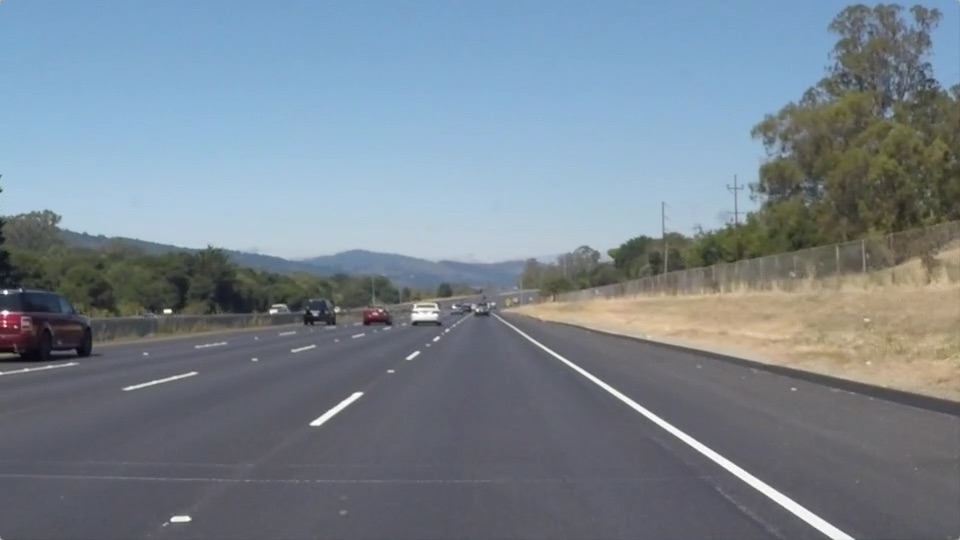
#> input picture data/solidWhiteRight.jpg, 960 x 540 px
$ jupyter execute demo.ipynb
#> lines starting #> are read from the running program, lines starting #| are printed output that depends on the picture; after the words box and inside, x2 and y2 are one past the last pixel; in counts of white or black regions, pixels touching at a corner belong together
### functions/irls.py
import numpy as np

def irls_fit(x, y, order=2, max_iter=50, tol=1e-6, eps=1e-6):
#> called with x = array of shape (50,), y = array of shape (50,), order = 2, max_iter = 50, tol = 1e-06, eps = 1e-06
    X = np.vstack([x**i for i in range(order, -1, -1)]).T
    beta = np.linalg.lstsq(X, y, rcond=None)[0]

    for _ in range(max_iter):
        residuals = y - X @ beta
        weights = 1.0 / (np.abs(residuals) + eps)
        W = np.diag(weights)
        beta_new = np.linalg.lstsq(W @ X, W @ y, rcond=None)[0]
        if np.linalg.norm(beta_new - beta) < tol:
            break
        beta = beta_new
    return beta

### notebooks/demo.ipynb
[cell 1]
import numpy as np
import matplotlib.pyplot as plt
import sys
sys.path.append("../functions")

from irls import irls_fit

# Generate noisy lane-like data
np.random.seed(0)
x = np.linspace(0, 100, 50)
y_true = 0.01 * x**2 + 0.3 * x + 10
y_noisy = y_true + np.random.randn(*x.shape) * 8

# Fit curve using IRLS
beta = irls_fit(x, y_noisy)
X_poly = np.vstack([x**i for i in range(2, -1, -1)]).T
y_fit = X_poly @ beta

# Plot results
plt.scatter(x, y_noisy, label="Noisy Data")
plt.plot(x, y_true, label="True Curve", linestyle="dashed")
plt.plot(x, y_fit, label="IRLS Fit", color="red")
plt.legend()
plt.title("IRLS Lane Curve Fitting")
plt.show()
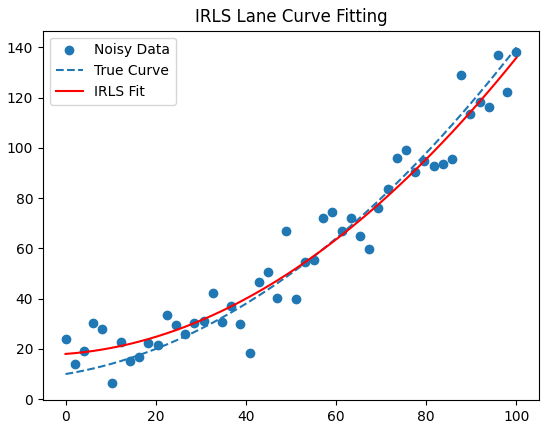
#> figure drawn by matplotlib, 1 panel; curve peaks at x = 100, y = 140; curve peaks at x = 100, y = 135.9

[cell 2]
import cv2

# Load and preprocess image
img = cv2.imread("../data/solidWhiteRight.jpg")
#> img is the input picture: shape (540, 960, 3); mean B, G, R 143.7, 132.6, 120.3
gray = cv2.cvtColor(img, cv2.COLOR_BGR2GRAY)
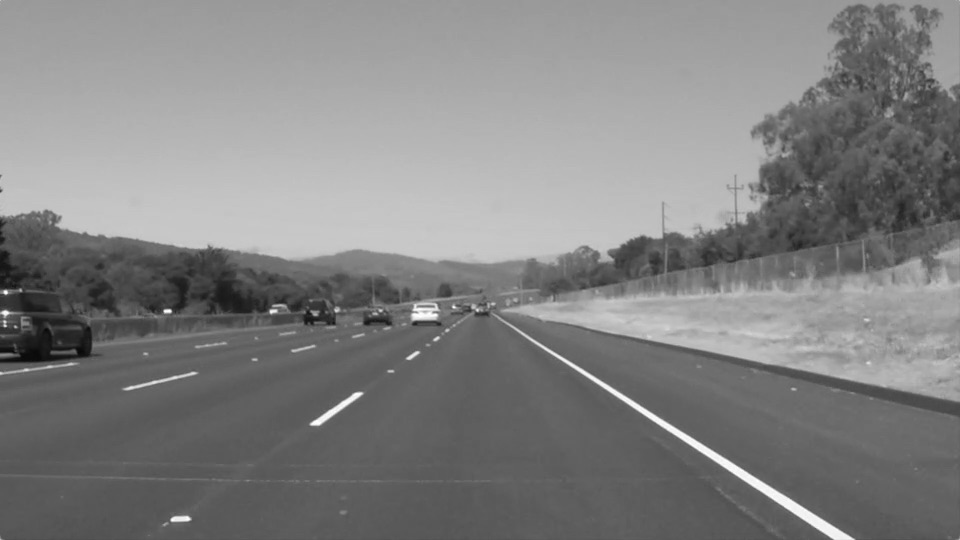
#> gray: shape (540, 960); min 8, max 255, mean 130.1
blur = cv2.GaussianBlur(gray, (5, 5), 0)
edges = cv2.Canny(blur, 50, 150)
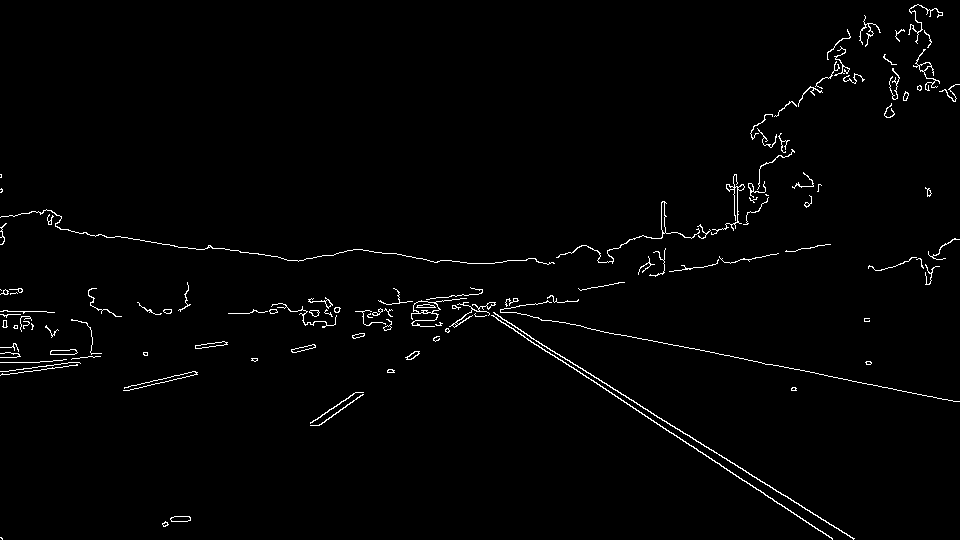
#> edges: shape (540, 960); 1.5% white in thin lines or dots

plt.imshow(edges, cmap='gray')
plt.title("Canny Edges")
plt.axis('off')
plt.show()

[cell 3]
# Get coordinates of edge pixels
points = np.column_stack(np.where(edges > 0))
#> points = 7814 pairs, first value 4 to 539, second value 0 to 959
# Note: OpenCV uses (row, col) = (y, x)
y_coords = points[:, 0]
#> y_coords = 7814 values from 4 to 539
x_coords = points[:, 1]
#> x_coords = 7814 values, max 959 at index 763, min 0 at index 1304, mean 532.7

# Downsample to reduce noise
idx = np.random.choice(len(x_coords), size=300, replace=False)
#> idx = 300 values, max 7812 at index 88, min 33 at index 170, mean 3799
x_sample = x_coords[idx]
#> x_sample = 300 values, max 949 at index 78, min 3 at index 4, mean 562.9
y_sample = y_coords[idx]
#> y_sample = 300 values, max 539 at index 88, min 10 at index 79, mean 271.2

plt.scatter(x_sample, y_sample, s=1)
plt.gca().invert_yaxis()
plt.title("Sampled Lane Points")
plt.show()
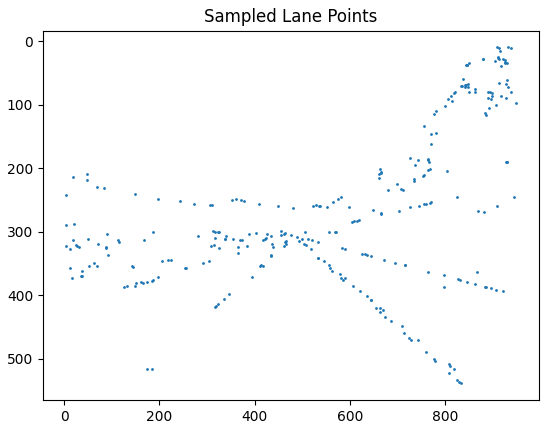
#> figure drawn by matplotlib, 1 panel

[cell 4]
# Get edge coordinates
y_coords, x_coords = np.where(edges > 0)

# Filter to bottom right region
mask = (y_coords > img.shape[0] * 0.5) & (x_coords > img.shape[1] * 0.5)
x_filtered = x_coords[mask]
#> x_filtered = 1983 values, max 959 at index 1279, min 481 at index 113, mean 674.2
y_filtered = y_coords[mask]
#> y_filtered = 1983 values from 271 to 539

# Sample some points
idx = np.random.choice(len(x_filtered), size=300, replace=False)
#> idx = 300 values, max 1979 at index 69, min 3 at index 230, mean 1007.1
x_sample = x_filtered[idx]
#> x_sample = 300 values, max 959 at index 157, min 482 at index 45, mean 688.4
y_sample = y_filtered[idx]
#> y_sample = 300 values, max 538 at index 69, min 271 at index 230, mean 388

# Fit x = f(y)
from irls import irls_fit
beta = irls_fit(y_sample, x_sample)
#> in irls_fit (call 2), `X = np.vstack([x**i for i in range(order, -1, -1)]).T`: X = 300 rows, first 8: [262144, 512, 1], [273529, 523, 1], [94864, 308, 1], [97969, 313, 1], [278784, 528, 1], [191844, 438, 1], [130321, 361, 1], [204304, 452, 1]
#> the loop in irls_fit (call 2), `for _ in range(max_iter):` made 9 passes
#> beta on passes 1 to 8: [0.000949, 0.099, 501.5], [0.00107, -0.00488, 521.1], [0.00107, -0.00112, 520.5], [0.00106, 0.00615, 519], [0.00105, 0.0134, 517.5], [0.00105, 0.0164, 516.8], [0.00105, 0.0167, 516.8], [0.00105, 0.0167, 516.8]
#> beta = [0.00105, 0.0167, 516.8]

# Predict curve
y_fit = np.linspace(min(y_sample), max(y_sample), 200)
#> y_fit = 200 values from 271 to 538
X_poly = np.vstack([y_fit**i for i in range(2, -1, -1)]).T
x_fit = X_poly @ beta
#> x_fit = 200 values from 598.3 to 829.4

# Plot over image
plt.imshow(img)
plt.scatter(x_sample, y_sample, s=2, c='yellow', label="Sampled Points")
plt.plot(x_fit, y_fit, color='red', linewidth=2, label="IRLS Fit")
plt.title("Lane Detection with IRLS")
plt.axis('off')
plt.legend()
plt.show()
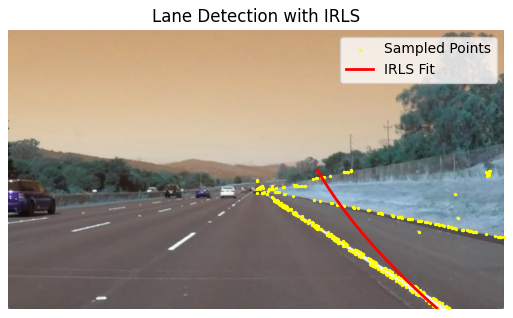
#> figure drawn by matplotlib, 1 panel; B, G, R data is drawn as R, G, B

[cell 5]
def region_of_interest(img):
    h, w = img.shape[:2]
#> h = 540; w = 960
    mask = np.zeros_like(img)
    polygon = np.array([[
        (int(w * 0.1), int(h * 0.95)),
        (int(w * 0.45), int(h * 0.6)),
        (int(w * 0.55), int(h * 0.6)),
        (int(w * 0.9), int(h * 0.95))
    ]], dtype=np.int32)
    cv2.fillPoly(mask, polygon, 255)
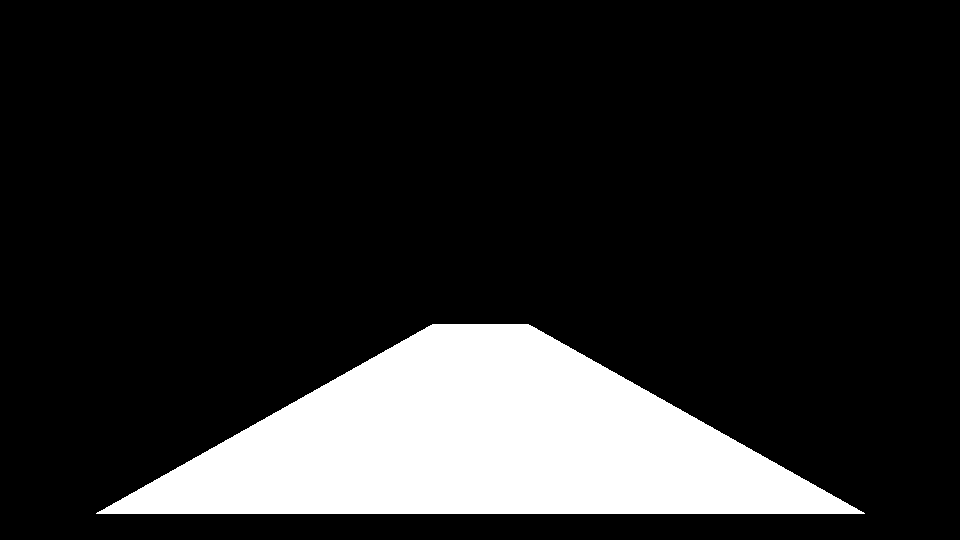
#> mask: shape (540, 960); 15.9% white; 1 white region, box (x1, y1, x2, y2) and area: (96, 324, 865, 514) 82417
    masked = cv2.bitwise_and(img, mask)
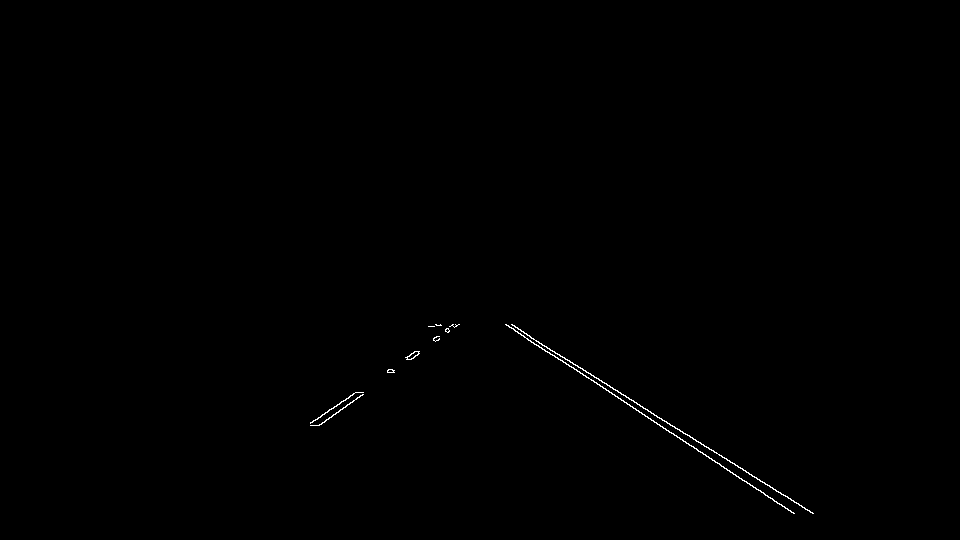
#> masked: shape (540, 960); 0.24% white in thin lines or dots, all inside (x1, y1, x2, y2) = (310, 324, 814, 514)
    return masked
edges_roi = region_of_interest(edges)
y_coords, x_coords = np.where(edges_roi > 0)
#> y_coords = 1262 values from 324 to 513; x_coords = 1262 values, max 813 at index 1261, min 310 at index 770, mean 590.1

# Filter to bottom right region
mask = (y_coords > img.shape[0] * 0.5) & (x_coords > img.shape[1] * 0.5)
x_filtered = x_coords[mask]
#> x_filtered = 967 values, max 813 at index 966, min 505 at index 0, mean 656
y_filtered = y_coords[mask]
#> y_filtered = 967 values from 324 to 513

# Sample some points
idx = np.random.choice(len(x_filtered), size=300, replace=False)
#> idx = 300 values, max 966 at index 258, min 0 at index 162, mean 488.3
x_sample = x_filtered[idx]
#> x_sample = 300 values, max 813 at index 258, min 505 at index 162, mean 657.6
y_sample = y_filtered[idx]
#> y_sample = 300 values, max 513 at index 171, min 324 at index 162, mean 419.8

# Fit x = f(y)
beta = irls_fit(y_sample, x_sample)
#> in irls_fit (call 3), `X = np.vstack([x**i for i in range(order, -1, -1)]).T`: X = 300 rows, first 8: [242064, 492, 1], [124609, 353, 1], [220900, 470, 1], [114921, 339, 1], [131044, 362, 1], [128881, 359, 1], [114244, 338, 1], [166464, 408, 1]
#> in irls_fit (call 3), `beta = np.linalg.lstsq(X, y, rcond=None)[0]`: beta = [-0.000107, 1.65, -14.49]
#> the loop in irls_fit (call 3), `for _ in range(max_iter):` made 10 passes
#> beta on passes 1 to 9: [-0.000288, 1.79, -41.96], [-0.000611, 2.04, -91.05], [-0.000983, 2.34, -147.7], [-0.00098, 2.33, -146.1], [-0.000993, 2.34, -148.4], [-0.000994, 2.35, -148.7], [-0.000995, 2.35, -149], [-0.000996, 2.35, -149], [-0.000996, 2.35, -149]
#> pass 1, in irls_fit (call 3), `W = np.diag(weights)`:
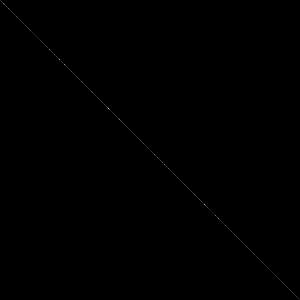
#> W: shape (300, 300) float64; min 0, max 0.867, mean 0.000692
#> beta = [-0.000996, 2.35, -149]

# Predict curve
y_fit = np.linspace(min(y_sample), max(y_sample), 200)
#> y_fit = 200 values from 324 to 513
X_poly = np.vstack([y_fit**i for i in range(2, -1, -1)]).T
x_fit = X_poly @ beta
#> x_fit = 200 values from 507.1 to 793.3

# Plot over image
plt.imshow(img)
plt.scatter(x_sample, y_sample, s=2, c='yellow', label="Sampled Points")
plt.plot(x_fit, y_fit, color='red', linewidth=2, label="IRLS Fit")
plt.title("Lane Detection with IRLS (Focused ROI)")
plt.axis('off')
plt.legend()
plt.show()
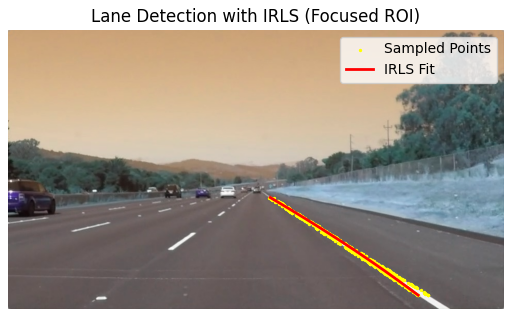
#> figure drawn by matplotlib, 1 panel; B, G, R data is drawn as R, G, B
